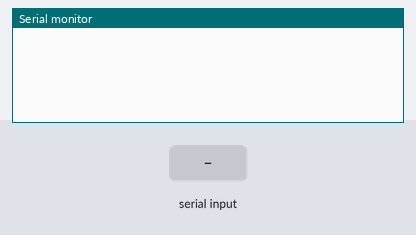
The sketch below on a simulated Arduino Mega 2560, built with avr-gcc and run on an emulated ATmega2560. Shown: the last lines printed to the serial monitor. The inputs (shaded band) are chosen by the test bench.

Above: at 2.9 s.
3.0 s: "X\n" received over the second serial link
At 3.6 s:
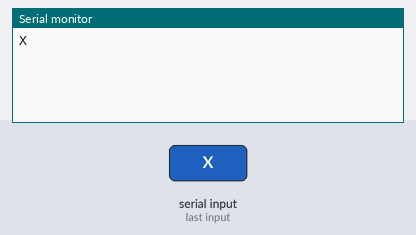
4.5 s: "C\n" received over the second serial link
At 5.7 s:
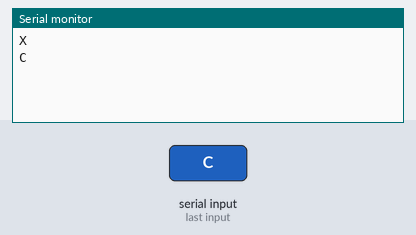
6.0 s: "Z\n" received over the second serial link
At 7.0 s:
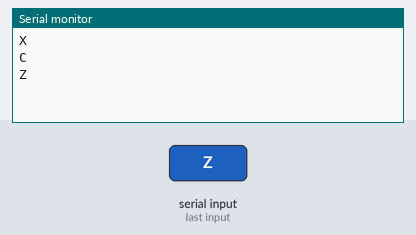
7.5 s: "U\n" received over the second serial link
At 8.2 s:
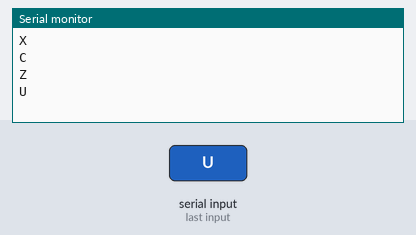
9.0 s: "I\n" received over the second serial link
At 9.3 s:
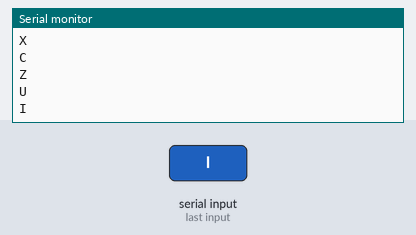
10.5 s: "90,45,200\n" received over the second serial link
At 11.3 s:
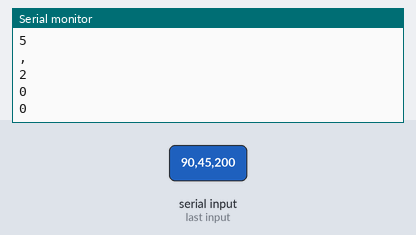
Timing chart, 0 to 13.0 s (numbered marks = the images above; inputs shaded):
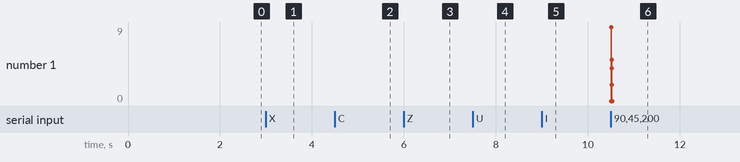

Measured:
- after the input at 3.0 s, the serial monitor: prints a new line at once (image 1)
- after the input at 4.5 s, the serial monitor: prints a new line at once (image 2)
- after the input at 6.0 s, the serial monitor: prints a new line at once (image 3)
- after the input at 7.5 s, the serial monitor: prints a new line at once (image 4)
- after the input at 9.0 s, the serial monitor: prints a new line at once (image 5)
- after the input at 10.5 s, the serial monitor: prints a new line at once (image 6)

The sketch:

ODOMETRY_DUE_V1.ino
```cpp
#define slaveSerial Serial3
#define cmpSerial Serial2
#define nanoSerial Serial1

/*COMMAND*/
#define AT_RESET "RESET"
#define AT_RPS "RPS"

/* ENCODER */
#define encBelakang_CHA 27
#define encBelakang_CHB 29
#define encKanan_CHA 35
#define encKanan_CHB 37
#define encKiri_CHA 31
#define encKiri_CHB 33

// #define encKanan_CHA 33
// #define encKanan_CHB 31
// #define encKiri_CHA 37
// #define encKiri_CHB 35

/* ODOMETRY */
#define MATH_PI 3.14286
#define MATH_ROOT_OF_3 1.73205
#define WHEEL_RADIUS 2.9
#define WHEEL_BASE 9.40
#define ENC_RESOLUTION 2400.0
#define MIN_POS_RES 1.0
#define MIN_DEG_RES 3.0

/* Expansi Macro */
#define POS_CONV_FACTOR ((2 * MATH_PI) / ENC_RESOLUTION)
#define MATH_SIN(x) sin(radians(x))
#define MATH_COS(x) cos(radians(x))

/* Fuzzy */
// omega
#define AVLOW_SPEED 10
#define ALOW_SPEED 20
#define AMEDIUM_SPEED 30
#define AFAST_SPEED 50
#define AVFAST_SPEED 75

// Linear
#define LVLOW_SPEED 20
#define LLOW_SPEED 40
#define LMEDIUM_SPEED 50
#define LFAST_SPEED 60
#define LVFAST_SPEED 190

float headingContinuous = 0;
float lastHeading = 0;


/* MOVE GOAL TO GOAL */
int count = 0;
bool Move = false;
/* MOVE GOAL TO GOAL */

/* KOORDINAT X, Y, DAN HEADING */
struct POS {
  float X, Y, T;
} currentPOS, lastPOS;

/* PENYIMPANAN PULSA ENCODER */
struct ENC {
  volatile long int pulseCnt;
  long int lastpulse;
} EncBelakang, EncKanan, EncKiri;

/*COMPAS GY 25*/
struct cmps {
  char buffer[50];
  int counter;
  float heading;
} cmps;

/* Fungsi Compas */
void resetCMPS() {
  // kalibrasi Heading
  cmpSerial.write(0xA5);
  cmpSerial.write(0x55);
  delay(100);
  cmpSerial.write(0xA5);
  cmpSerial.write(0x53);
}

void initCMPS() {
  // Kalibrasi tilt
  cmpSerial.write(0xA5);
  cmpSerial.write(0x54);
  delay(1000);
  resetCMPS();
}

// void updateCMPS() {
//   char tmp;
//   while (cmpSerial.available()) {
//     tmp = cmpSerial.read();
//     cmps.buffer[cmps.counter++] = tmp;
//     if (tmp == '\n') {
//       cmps.buffer[cmps.counter] = 0;
//       cmps.heading = atof(strtok(cmps.buffer + 5, ","));
//       cmps.counter = 0;
//     }
//   }
// }

void updateCMPS() {
  char tmp;
  while (cmpSerial.available()) {
    tmp = cmpSerial.read();
    cmps.buffer[cmps.counter++] = tmp;

    if (tmp == '\n') {
      cmps.buffer[cmps.counter] = 0;

      // Parse heading normal 0–360
      cmps.heading = atof(strtok(cmps.buffer + 5, ","));

      // --- Tambahan continuous heading ---
      float raw = cmps.heading;
      float diff = raw - lastHeading;

      // Koreksi wrap-around (misal dari 359 → 0 atau 0 → 359)
      if (diff > 180) diff -= 360;
      if (diff < -180) diff += 360;

      headingContinuous -= diff;


      while (headingContinuous > 180) headingContinuous -= 360;
      while (headingContinuous <= -180) headingContinuous += 360;


      lastHeading = raw;
      // ------------------------------------

      cmps.counter = 0;
    }
  }
}


void setup() {
  Serial.begin(115200);
  cmpSerial.begin(115200);
  slaveSerial.begin(115200);
  // fullResetENC();
  nanoSerial.begin(115200);

  pinMode(encBelakang_CHA, INPUT_PULLUP);
  pinMode(encBelakang_CHB, INPUT_PULLUP);
  pinMode(encKanan_CHA, INPUT_PULLUP);
  pinMode(encKanan_CHB, INPUT_PULLUP);
  pinMode(encKiri_CHA, INPUT_PULLUP);
  pinMode(encKiri_CHB, INPUT_PULLUP);
  attachInterrupt(digitalPinToInterrupt(encBelakang_CHA), encBelakang_INTT_A, CHANGE);
  attachInterrupt(digitalPinToInterrupt(encBelakang_CHB), encBelakang_INTT_B, CHANGE);
  attachInterrupt(digitalPinToInterrupt(encKanan_CHA), encKanan_INTT_A, CHANGE);
  attachInterrupt(digitalPinToInterrupt(encKanan_CHB), encKanan_INTT_B, CHANGE);
  attachInterrupt(digitalPinToInterrupt(encKiri_CHA), encKiri_INTT_A, CHANGE);
  attachInterrupt(digitalPinToInterrupt(encKiri_CHB), encKiri_INTT_B, CHANGE);
  delay(1000);

  /* RESET */
  fullResetENC();
  initCMPS();
  initOdometry();

  /* Fungsi Utama */
  controlCompute();

  /* Fungsi Trial */
  // trialEncMaster();
}

void loop() {
  // Dead Loop();
}

void trialEncMaster() {
  while (1) {
    updateOdometry();
    Serial.print("BE: ");
    Serial.print(EncBelakang.pulseCnt);
    Serial.print("\tKA: ");
    Serial.print(EncKanan.pulseCnt);
    Serial.print("\tKI: ");
    Serial.print(EncKiri.pulseCnt);
    Serial.print("\tX: ");
    Serial.print(currentPOS.X);
    Serial.print("\tY: ");
    Serial.print(currentPOS.Y);
    Serial.print("\tT: ");
    Serial.println(currentPOS.T);
    delay(1);
  }
}

/* Odometry */
void initOdometry(void) {
  currentPOS.X = lastPOS.X = currentPOS.Y = lastPOS.Y = currentPOS.T = 0;
  EncKanan.pulseCnt = EncBelakang.pulseCnt = EncKiri.pulseCnt = 0;
  EncKanan.lastpulse = EncBelakang.lastpulse = EncKiri.lastpulse = 0;
}

void fullResetENC(void) {
  initOdometry();
  slaveSerial.println(AT_RESET);
}

void updateOdometry(void) {
  updateCMPS();

  long ltime;
  float _x, _y, _t;
  // kecepatan rotasi posisi dan heading
  float rvPos1, rvPos2, rvPos3;

  long int
    // delta pulse
    dKiriENC,
    dKananENC, dBelakangENC,
    // pulsa sekarang
    currentBePC, currentKaPC, currentKiPC;

  currentBePC = EncBelakang.pulseCnt;
  currentKaPC = EncKanan.pulseCnt;
  currentKiPC = EncKiri.pulseCnt;

  dBelakangENC = currentBePC - EncBelakang.lastpulse;
  dKananENC = currentKaPC - EncKanan.lastpulse;
  dKiriENC = currentKiPC - EncKiri.lastpulse;

  /* POS ENC X AND Y */
  rvPos1 = dBelakangENC * POS_CONV_FACTOR;
  rvPos2 = dKananENC * POS_CONV_FACTOR;
  rvPos3 = dKiriENC * POS_CONV_FACTOR;

  _x = WHEEL_RADIUS * ((2 / 3.0 * rvPos1) - (1 / 3.0 * rvPos2) - (1 / 3.0 * rvPos3));
  _y = WHEEL_RADIUS * ((1 / MATH_ROOT_OF_3 * rvPos2) - (1 / MATH_ROOT_OF_3 * rvPos3));
  // _t = cmps.heading;
  _t = headingContinuous;

  currentPOS.X = lastPOS.X + ((MATH_COS(_t) * _x) - (MATH_SIN(_t) * _y));
  currentPOS.Y = lastPOS.Y + ((MATH_SIN(_t) * _x) + (MATH_COS(_t) * _y));
  currentPOS.T = _t;

  EncBelakang.lastpulse = currentBePC;
  EncKanan.lastpulse = currentKaPC;
  EncKiri.lastpulse = currentKiPC;

  lastPOS.X = currentPOS.X;
  lastPOS.Y = currentPOS.Y;
}


bool goXYT(int x, int y, int t) {
  updateOdometry();
  float
    s,   // Jarak
    v,   // Linear Velocity
    w,   // angular velocity
    Vx,  // Kecepatan arah X
    Vy;  // Kecepatan arah Y

  float
    alpha,  // heading Error Robot
    TB,     // Target Bearing
    dx,     // Delta x
    dy,     // Delta y
    w1,     // Motor Belakang
    w2,     // Motor Kanan
    w3,     // Motor Kiri
    v1,     // Motor Belakang
    v2,     // Motor Kanan
    v3,     // Motor Kiri
    RPM1,   // Motor Belakang
    RPM2,   // Motor Kanan
    RPM3,   // Motor Kiri
    dw;     // Delta Omega

  v1 = v2 = v3 = 0;
  w1 = w2 = w3 = 0;
  v = 0;
  w = 0;

  // Delta Position
  dx = abs(currentPOS.X - x);
  dy = abs(currentPOS.Y - y);

  // Target Bearing
  TB = degrees(atan2((y - currentPOS.Y), (x - currentPOS.X)));

  // heading Error Robot
  alpha = TB - currentPOS.T;

  s = sqrt(pow(dx, 2) + pow(dy, 2));
  dw = t - currentPOS.T;

  if (s <= MIN_POS_RES) {
    v = 0;
    if (s <= MIN_POS_RES && abs(dw) <= MIN_DEG_RES && Move == true) {
      count++;
      if (count == 2) {
        setRPM(0, 0, 0);
      }
    }
    if (s <= MIN_POS_RES && abs(dw) <= MIN_DEG_RES && Move == false) {
      count = 0;
      setRPM(0, 0, 0);
    }
  }

  if (s > MIN_POS_RES) {
    v = FuzzyLinear(s);
  }

  if (abs(dw) > MIN_DEG_RES) {
    w = 1.5 * FuzzyOmega(abs(dw));
    if (dw < 0) {
      w *= -1;
    }
  }

  // Hitung kecepatan arah sumbu X dan Y (Vektor)
  Vx = v * cos(radians(alpha));
  Vy = v * sin(radians(alpha));


  // angular Motor [rad/s]
  w1 = (0.67 * Vx) + (0 * Vy) + (0.33 * w);
  w2 = (-0.33 * Vx) + (0.58 * Vy) + (0.33 * w);
  w3 = (-0.33 * Vx) + (-0.58 * Vy) + (0.33 * w);

  // Linear Motor [m/s];
  v1 = float(0.029 * w1);
  v2 = float(0.029 * w2);
  v3 = float(0.029 * w3);

  // convert To RPM
  RPM1 = (60 * v1) / (2 * MATH_PI * 0.075);  // 0.075 is radius motor
  RPM2 = (60 * v2) / (2 * MATH_PI * 0.075);
  RPM3 = (60 * v3) / (2 * MATH_PI * 0.075);

  setRPM(RPM1, RPM2, RPM3);

  return false;
}


void setRPM(int lRPM, int rRPM, int bRPM) {
  int rpm4 = 0;
  uint8_t packet[15];

  packet[0] = 0xAA;  // Header

  // Slave 1 data
  packet[1] = 0x00;                // D1H = CMD
  packet[2] = (bRPM >> 8) & 0xFF;  // D1M = RPM high byte
  packet[3] = bRPM & 0xFF;         // D1L = RPM low byte

  // Slave 2 data
  packet[4] = 0x00;                // D2H = CMD
  packet[5] = (rRPM >> 8) & 0xFF;  // D2M = RPM high byte
  packet[6] = rRPM & 0xFF;         // D2L = RPM low byte

  // Slave 3 data
  packet[7] = 0x00;                // D3H = CMD
  packet[8] = (lRPM >> 8) & 0xFF;  // D3M = RPM high byte
  packet[9] = lRPM & 0xFF;         // D3L = RPM low byte

  // Slave 4 data
  packet[10] = 0x00;                // D4H = CMD
  packet[11] = (rpm4 >> 8) & 0xFF;  // D4M = RPM high byte
  packet[12] = rpm4 & 0xFF;         // D4L = RPM low byte

  uint8_t checksum = 0;
  for (int i = 1; i <= 12; i++) {
    checksum ^= packet[i];
  }
  packet[13] = checksum;

  packet[14] = 0x55;
  slaveSerial.write(packet, 15);  // Slave 1
}

void encBelakang_INTT_A() {
  if (digitalRead(encBelakang_CHA) == HIGH) {
    if (digitalRead(encBelakang_CHB) == LOW) {
      EncBelakang.pulseCnt--;
    } else {
      EncBelakang.pulseCnt++;
    }
  } else {
    if (digitalRead(encBelakang_CHB) == HIGH) {
      EncBelakang.pulseCnt--;
    } else {
      EncBelakang.pulseCnt++;
    }
  }
}
void encBelakang_INTT_B() {
  if (digitalRead(encBelakang_CHA) == HIGH) {
    if (digitalRead(encBelakang_CHB) == HIGH) {
      EncBelakang.pulseCnt--;
    } else {
      EncBelakang.pulseCnt++;
    }
  } else {
    if (digitalRead(encBelakang_CHB) == LOW) {
      EncBelakang.pulseCnt--;
    } else {
      EncBelakang.pulseCnt++;
    }
  }
}
void encKanan_INTT_A() {
  if (digitalRead(encKanan_CHA) == HIGH) {
    if (digitalRead(encKanan_CHB) == LOW) {
      EncKanan.pulseCnt--;
    } else {
      EncKanan.pulseCnt++;
    }
  } else {
    if (digitalRead(encKanan_CHB) == HIGH) {
      EncKanan.pulseCnt--;
    } else {
      EncKanan.pulseCnt++;
    }
  }
}
void encKanan_INTT_B() {
  if (digitalRead(encKanan_CHA) == HIGH) {
    if (digitalRead(encKanan_CHB) == HIGH) {
      EncKanan.pulseCnt--;
    } else {
      EncKanan.pulseCnt++;
    }
  } else {
    if (digitalRead(encKanan_CHB) == LOW) {
      EncKanan.pulseCnt--;
    } else {
      EncKanan.pulseCnt++;
    }
  }
}
void encKiri_INTT_A() {
  if (digitalRead(encKiri_CHA) == HIGH) {
    if (digitalRead(encKiri_CHB) == LOW) {
      EncKiri.pulseCnt--;
    } else {
      EncKiri.pulseCnt++;
    }
  } else {
    if (digitalRead(encKiri_CHB) == HIGH) {
      EncKiri.pulseCnt--;
    } else {
      EncKiri.pulseCnt++;
    }
  }
}
void encKiri_INTT_B() {
  if (digitalRead(encKiri_CHA) == HIGH) {
    if (digitalRead(encKiri_CHB) == HIGH) {
      EncKiri.pulseCnt--;
    } else {
      EncKiri.pulseCnt++;
    }
  } else {
    if (digitalRead(encKiri_CHB) == LOW) {
      EncKiri.pulseCnt--;
    } else {
      EncKiri.pulseCnt++;
    }
  }
}


float FuzzyOmega(float wSpeed) {
  float Omega[6] = { 0, 10, 75, 130, 180, 230 };
  float Speed[5];
  float output = 0;
  /* SPEED */
  // Very Near
  if (wSpeed > Omega[0] && wSpeed <= Omega[1]) {
    // Speed[0] = (Omega[1] - wSpeed) / (Omega[1] - Omega[0]);
    Speed[0] = 1;
  } else if (wSpeed > Omega[1] && wSpeed <= Omega[2]) {
    Speed[0] = (Omega[2] - wSpeed) / (Omega[2] - Omega[1]);
  } else {
    Speed[0] = 0;
  }
  // Near
  if (wSpeed <= Omega[1]) {
    Speed[1] = 0;
  } else if (wSpeed > Omega[1] && wSpeed <= Omega[2]) {
    Speed[1] = (wSpeed - Omega[1]) / (Omega[2] - Omega[1]);
  } else if (wSpeed > Omega[2] && wSpeed <= Omega[3]) {
    Speed[1] = (Omega[3] - wSpeed) / (Omega[3] - Omega[2]);
  } else {
    Speed[1] = 0;
  }
  // Midle
  if (wSpeed <= Omega[2]) {
    Speed[2] = 0;
  } else if (wSpeed > Omega[2] && wSpeed <= Omega[3]) {
    Speed[2] = (wSpeed - Omega[2]) / (Omega[3] - Omega[2]);
  } else if (wSpeed > Omega[3] && wSpeed <= Omega[4]) {
    Speed[2] = (Omega[4] - wSpeed) / (Omega[4] - Omega[3]);
  } else {
    Speed[2] = 0;
  }
  // Far
  if (wSpeed <= Omega[3]) {
    Speed[3] = 0;
  } else if (wSpeed > Omega[3] && wSpeed <= Omega[4]) {
    Speed[3] = (wSpeed - Omega[3]) / (Omega[4] - Omega[3]);
  } else if (wSpeed > Omega[4] && wSpeed <= Omega[5]) {
    Speed[3] = (Omega[5] - wSpeed) / (Omega[5] - Omega[4]);
  } else {
    Speed[3] = 0;
  }
  // Very Far
  if (wSpeed <= Omega[4]) {
    Speed[4] = 0;
  } else if (wSpeed > Omega[4] && wSpeed <= Omega[5]) {
    Speed[4] = (wSpeed - Omega[4]) / (Omega[5] - Omega[4]);
  } else {
    Speed[4] = 1;
  }
  output = ((Speed[0] * AVLOW_SPEED) + (Speed[1] * ALOW_SPEED) + (Speed[2] * AMEDIUM_SPEED) + (Speed[3] * AFAST_SPEED) + (Speed[4] * AVFAST_SPEED)) / (Speed[0] + Speed[1] + Speed[2] + Speed[3] + Speed[4]);
  return output;
}

float FuzzyLinear(float vSpeed) {
  float output = 0;
  float fSpeed[6] = { 0, 35, 80, 130, 180, 230 };
  float Speed[5];

  /* SPEED */
  // Very Near
  if (vSpeed > fSpeed[0] && vSpeed <= fSpeed[1]) {
    // Speed[0] = (fSpeed[1] - vSpeed) / (fSpeed[1] - fSpeed[0]);
    Speed[0] = 1;
  } else if (vSpeed > fSpeed[1] && vSpeed <= fSpeed[2]) {
    Speed[0] = (fSpeed[2] - vSpeed) / (fSpeed[2] - fSpeed[1]);
  } else {
    Speed[0] = 0;
  }
  // Near
  if (vSpeed <= fSpeed[1]) {
    Speed[1] = 0;
  } else if (vSpeed > fSpeed[1] && vSpeed <= fSpeed[2]) {
    Speed[1] = (vSpeed - fSpeed[1]) / (fSpeed[2] - fSpeed[1]);
  } else if (vSpeed > fSpeed[2] && vSpeed <= fSpeed[3]) {
    Speed[1] = (fSpeed[3] - vSpeed) / (fSpeed[3] - fSpeed[2]);
  } else {
    Speed[1] = 0;
  }
  // Midle
  if (vSpeed <= fSpeed[2]) {
    Speed[2] = 0;
  } else if (vSpeed > fSpeed[2] && vSpeed <= fSpeed[3]) {
    Speed[2] = (vSpeed - fSpeed[2]) / (fSpeed[3] - fSpeed[2]);
  } else if (vSpeed > fSpeed[3] && vSpeed <= fSpeed[4]) {
    Speed[2] = (fSpeed[4] - vSpeed) / (fSpeed[4] - fSpeed[3]);
  } else {
    Speed[2] = 0;
  }
  // Far
  if (vSpeed <= fSpeed[3]) {
    Speed[3] = 0;
  } else if (vSpeed > fSpeed[3] && vSpeed <= fSpeed[4]) {
    Speed[3] = (vSpeed - fSpeed[3]) / (fSpeed[4] - fSpeed[3]);
  } else if (vSpeed > fSpeed[4] && vSpeed <= fSpeed[5]) {
    Speed[3] = (fSpeed[5] - vSpeed) / (fSpeed[5] - fSpeed[4]);
  } else {
    Speed[3] = 0;
  }
  // Very Far
  if (vSpeed <= fSpeed[4]) {
    Speed[4] = 0;
  } else if (vSpeed > fSpeed[4] && vSpeed <= fSpeed[5]) {
    Speed[4] = (vSpeed - fSpeed[4]) / (fSpeed[5] - fSpeed[4]);
  } else {
    Speed[4] = 1;
  }
  output = ((Speed[0] * LVLOW_SPEED) + (Speed[1] * LLOW_SPEED) + (Speed[2] * LMEDIUM_SPEED) + (Speed[3] * LFAST_SPEED) + (Speed[4] * LVFAST_SPEED)) / (Speed[0] + Speed[1] + Speed[2] + Speed[3] + Speed[4]);
  return output;
}


void controlCompute() {
  char IR64;
  bool MoveGoal = false;
  bool writeODM = false;
  struct data {
    int16_t
      p1,
      p2,
      p3;
  } targetXYT;

  // Move goal To goal
  int ZoneArr[100][3]{
    { -150, 150, 0 },
    { -50, 0, 0 },
    { 0, 0, 0 },
  };

  while (1) {
    updateOdometry();
    if (writeODM) {
      if (goXYT(targetXYT.p1, targetXYT.p2, targetXYT.p3)) {
        writeODM = false;
      }
    }
    if (MoveGoal) {
      switch (count) {
        case 0:
          goXYT(ZoneArr[0][0], ZoneArr[0][1], ZoneArr[0][2]);
          break;
        case 1:
          goXYT(ZoneArr[1][0], ZoneArr[1][1], ZoneArr[1][2]);
          break;
        case 2:
          goXYT(ZoneArr[2][0], ZoneArr[2][1], ZoneArr[2][2]);
          break;
        default:
          setRPM(0, 0, 0);
          count = 2;  // Last Count
          break;
      }
    }

    if (nanoSerial.available()) {
      IR64 = nanoSerial.read();
      Serial.println(IR64);
      if (IR64 == 'O') {  // START
        writeODM = false;
        MoveGoal = true;
        Move = true;
        count = 0;
      }
      if (IR64 == 'W') {  // L3
        writeODM = true;
        MoveGoal = false;
        Move = false;
        targetXYT.p1 = 0;
        targetXYT.p2 = 254;
        targetXYT.p3 = 0;
      }
      if (IR64 == 'S') {  // R3
        writeODM = true;
        MoveGoal = false;
        Move = false;
        targetXYT.p1 = 0;
        targetXYT.p2 = -254;
        targetXYT.p3 = 0;
      }
      if (IR64 == 'D') {  // Triangle
        writeODM = true;
        MoveGoal = false;
        Move = false;
        targetXYT.p1 = 100;
        targetXYT.p2 = 0;
        targetXYT.p3 = 0;
      }
      if (IR64 == 'A') {  // Cross
        writeODM = true;
        MoveGoal = false;
        Move = false;
        targetXYT.p1 = -100;
        targetXYT.p2 = 0;
        targetXYT.p3 = 0;
      }
      if (IR64 == 'X') {  // Cross
        writeODM = true;
        MoveGoal = false;
        Move = false;
        targetXYT.p1 = 0;
        targetXYT.p2 = 0;
        targetXYT.p3 = 180;
      }
      if (IR64 == 'C') {  // Cross
        writeODM = true;
        MoveGoal = false;
        Move = false;
        targetXYT.p1 = 0;
        targetXYT.p2 = 0;
        targetXYT.p3 = 0;
      }
      if (IR64 == 'Z') {  // Cross
        writeODM = false;
        MoveGoal = false;
        Move = false;
        targetXYT.p1 = 0;
        targetXYT.p2 = 0;
        targetXYT.p3 = 180;
        setRPM(0, 0, 0);
      }

      if (IR64 == 'U') {  // Cross
        writeODM = true;
        MoveGoal = false;
        Move = false;
        targetXYT.p1 = -100;
        targetXYT.p2 = 100;
        targetXYT.p3 = 0;
      }

      if (IR64 == 'I') {  // Cross
        writeODM = true;
        MoveGoal = false;
        Move = false;
        targetXYT.p1 = 100;
        targetXYT.p2 = 100;
        targetXYT.p3 = 0;
      }

      if (IR64 == 'J') {  // Cross
        writeODM = true;
        MoveGoal = false;
        Move = false;
        targetXYT.p1 = -100;
        targetXYT.p2 = -100;
        targetXYT.p3 = 0;
      }

      if (IR64 == 'K') {  // Cross
        writeODM = true;
        MoveGoal = false;
        Move = false;
        targetXYT.p1 = 100;
        targetXYT.p2 = -100;
        targetXYT.p3 = 0;
      }

      if (IR64 == 'R') {  // Cross
        writeODM = false;
        MoveGoal = false;
        Move = false;
        setRPM(0, 0, 0);
        fullResetENC();
      }
    }
    static unsigned long l_print = 0;
    if (millis() - l_print > 20) {
      l_print = millis();
      nanoSerial.print("\t_ENC KANAN: ");
      nanoSerial.print(EncKanan.pulseCnt);
      nanoSerial.print("\t_ENC KIRI: ");
      nanoSerial.print(EncKiri.pulseCnt);
      nanoSerial.print("\t_ENC BELAKANG: ");
      nanoSerial.print(EncBelakang.pulseCnt);
      nanoSerial.print("\t_X: ");
      nanoSerial.print(targetXYT.p1);
      nanoSerial.print("\t_Y: ");
      nanoSerial.print(targetXYT.p2);
      nanoSerial.print("\t_T: ");
      nanoSerial.print(targetXYT.p3);
      nanoSerial.print("\tX: ");
      nanoSerial.print(currentPOS.X);
      nanoSerial.print("\tY: ");
      nanoSerial.print(currentPOS.Y);
      nanoSerial.print("\tT: ");
      nanoSerial.println(currentPOS.T);
    }
  }
}
```
